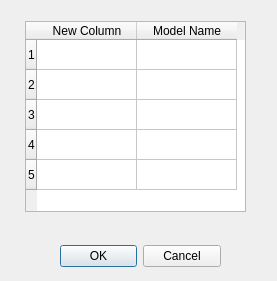
<?xml version="1.0" encoding="UTF-8"?>
<ui version="4.0">
 <class>DeviceListDialog</class>
 <widget class="QDialog" name="DeviceListDialog">
  <property name="geometry">
   <rect>
    <x>0</x>
    <y>0</y>
    <width>277</width>
    <height>281</height>
   </rect>
  </property>
  <property name="windowTitle">
   <string>Dialog</string>
  </property>
  <widget class="QDialogButtonBox" name="buttonBox_deviceList">
   <property name="geometry">
    <rect>
     <x>60</x>
     <y>240</y>
     <width>161</width>
     <height>32</height>
    </rect>
   </property>
   <property name="orientation">
    <enum>Qt::Horizontal</enum>
   </property>
   <property name="standardButtons">
    <set>QDialogButtonBox::Cancel|QDialogButtonBox::Ok</set>
   </property>
  </widget>
  <widget class="QTableWidget" name="tableWidget">
   <property name="geometry">
    <rect>
     <x>25</x>
     <y>21</y>
     <width>221</width>
     <height>191</height>
    </rect>
   </property>
   <property name="sizePolicy">
    <sizepolicy hsizetype="Fixed" vsizetype="Fixed">
     <horstretch>0</horstretch>
     <verstretch>0</verstretch>
    </sizepolicy>
   </property>
   <row>
    <property name="text">
     <string>1</string>
    </property>
   </row>
   <row>
    <property name="text">
     <string>2</string>
    </property>
   </row>
   <row>
    <property name="text">
     <string>3</string>
    </property>
   </row>
   <row>
    <property name="text">
     <string>4</string>
    </property>
   </row>
   <row>
    <property name="text">
     <string>5</string>
    </property>
   </row>
   <column>
    <property name="text">
     <string>New Column</string>
    </property>
   </column>
   <column>
    <property name="text">
     <string>Model Name</string>
    </property>
   </column>
  </widget>
 </widget>
 <resources/>
 <connections>
  <connection>
   <sender>buttonBox_deviceList</sender>
   <signal>rejected()</signal>
   <receiver>DeviceListDialog</receiver>
   <slot>reject()</slot>
   <hints>
    <hint type="sourcelabel">
     <x>316</x>
     <y>260</y>
    </hint>
    <hint type="destinationlabel">
     <x>286</x>
     <y>274</y>
    </hint>
   </hints>
  </connection>
  <connection>
   <sender>buttonBox_deviceList</sender>
   <signal>accepted()</signal>
   <receiver>DeviceListDialog</receiver>
   <slot>accept()</slot>
   <hints>
    <hint type="sourcelabel">
     <x>248</x>
     <y>254</y>
    </hint>
    <hint type="destinationlabel">
     <x>157</x>
     <y>274</y>
    </hint>
   </hints>
  </connection>
 </connections>
</ui>
